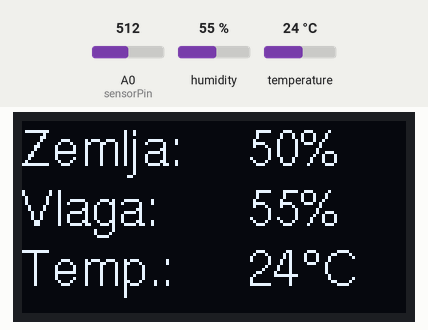
Recording of a sketch running on a simulated Arduino Uno, built with avr-gcc and run on an emulated ATmega328P. Shown: 128×64 one-colour display. The inputs (shaded band) are chosen by the test bench; at power-on: humidity 55 %, A0 (sensorPin) = 512, temperature 24 °C.

Above: at 4.4 s.
4.5 s: humidity set to 22 %
At 5.9 s:
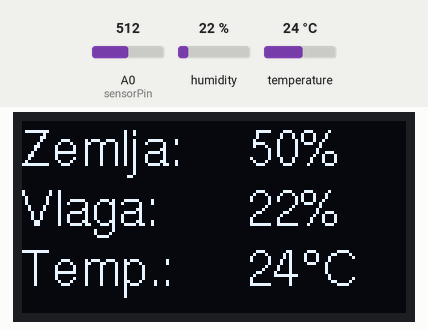
6.7 s: A0 (sensorPin) set to 716
At 8.5 s:
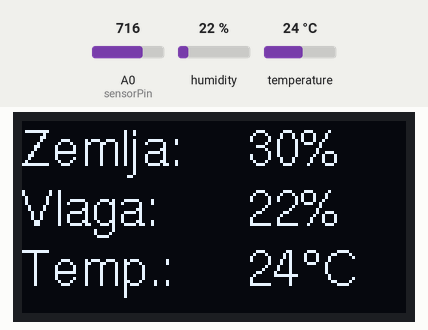
8.8 s: temperature set to 12 °C
At 9.6 s:
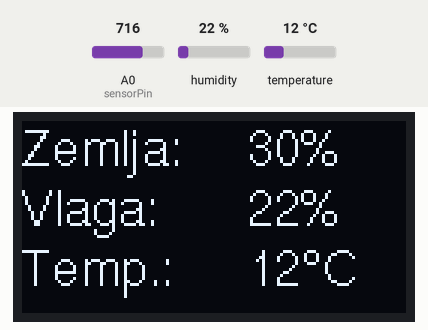
10.8 s: A0 (sensorPin) set to 900
At 12.0 s:
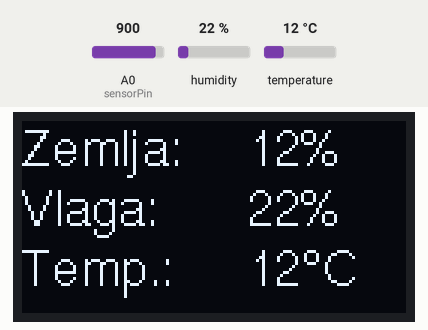
12.8 s: humidity set to 40 %
At 14.4 s:
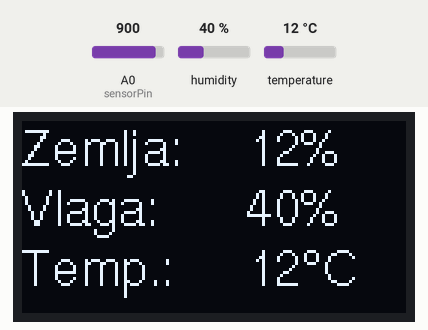
14.7 s: A0 (sensorPin) set to 0
At 16.4 s:
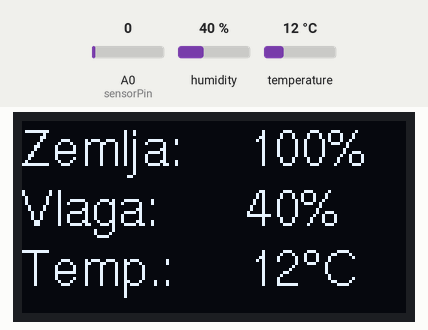
Timing chart, 0 to 17.7 s (numbered marks = the images above; inputs shaded):
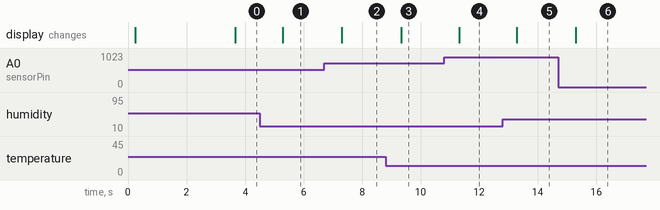

Measured:
- after the input at 4.5 s, the display: changes after 0.78 s (image 1)
- after the input at 6.7 s, the display: changes after 0.61 s (image 2)
- after the input at 8.8 s, the display: changes after 0.53 s (image 3)
- after the input at 10.8 s, the display: changes after 0.52 s (image 4)
- after the input at 12.8 s, the display: changes after 0.49 s (image 5)
- after the input at 14.7 s, the display: changes after 0.59 s (image 6)

The sketch:

arduino_zalivalnik.ino
```cpp
//AVTOMATSKI ZALIVALNIK S PRIKAZOM VLAŽNOSTI ZEMLJE, VLAGE V ZRAKU IN TEMPERATURE


//display
#include "U8glib.h"
U8GLIB_SH1106_128X64 u8g(13, 11, 10, 9, 8);  // D0=13, D1=11, CS=10, DC=9, Reset=8
float temp = 12.0;
float pavza = 0.0;


//ezo pump
#include <SoftwareSerial.h>                           //we have to include the SoftwareSerial library, or else we can't use it
#define rx 2                                          //define what pin rx is going to be - receive
#define tx 3                                          //define what pin tx is going to be - transmit
SoftwareSerial myserial(rx, tx);


//DHT11 senzor vlage in temperature
#include <dht.h>
dht DHT;
#define DHT11_PIN 7


//spremenljivke
String inputstring = "";                              //a string to hold incoming data from the PC - kar pumpi posiljam
String devicestring = "";                             //a string to hold the data from the Atlas Scientific product - kar mi sporoci nazaj
boolean input_string_complete = false;                //have we received all the data from the PC
boolean device_string_complete = false;               //have we received all the data from the Atlas Scientific product
float ml;                                             //used to hold a floating point number that is the volume
String pozeni = "";


int sensorPin = A0;    //izbran input pin senzorja vlaznosti zemlje
int vlaznost = 0;      //spremenljivka za shranjevanje vrednosti senzorja vlaznosti zemlje
float odstotek_vlaznost = 0;
//float vlaznost1 = 0;


//za timer (pavza od zadnjega zalitja)
unsigned long startTime = 0; //
unsigned long duration = 900000;


void setup() {                                        //set up the hardware
  Serial.begin(9600);                                 //set baud rate for the hardware serial port_0 to 9600
  myserial.begin(9600);                               //set baud rate for the software serial port to 9600
  inputstring.reserve(10);                            //set aside some bytes for receiving data from the PC
  devicestring.reserve(30);                           //set aside some bytes for receiving data from the Atlas Scientific product

  myserial.print("i");
  myserial.print('\r');

  //display uvodni zaslon
  u8g.firstPage();
  do {
    u8g.setFont(u8g_font_helvB10);
    u8g.drawStr(30, 10, " ");
    u8g.drawStr(50, 30, " Zalivalnik ");
    u8g.drawStr(10, 50, " ");
    u8g.drawStr(10, 60, "Domen Mravinc");
  } while( u8g.nextPage() );
  delay(3000);
}


void serialEvent() {                                  //if the hardware serial port_0 receives a char
  inputstring = Serial.readStringUntil(13);           //read the string until we see a <CR> - beri do carriage returna
  input_string_complete = true;                       //set the flag used to tell if we have received a completed string from the PC
}


void loop() {


  //senzor vlage
  vlaznost = analogRead(sensorPin); //prebere vrednost iz senzorja
  //delay(1000);

  //izracun odstotka vlaznosti
  odstotek_vlaznost = (1.0 - (vlaznost / 1023.0)) * 100.0; //spremenu vrednost 0-1023 v odstotek, 100% = max vlažnost

  //pogon crpalke EZO-PMP
  if (odstotek_vlaznost <  15.0) { //ce je vlaznost premajhna in od zadnjega pogona crpalke ni minilo n-časa

    if (startTime == 0) {
      startTime = millis(); //zagon casovnika
      //Serial.println("Timer started!");
      myserial.print("d,100"); //zagon crpalke, kontinuiran način do 80 ml načrpane vode
      myserial.print('\r');
    }

    if (millis() - startTime >= duration) { //casovnik se resetira, ce je preteklo 15 minut
      startTime = 0;
      //Serial.println("Timer stopped!");
    }
  }


  //display izpis
  int chk = DHT.read11(DHT11_PIN); //prebere vrednost senzorja za temo. in vlago okolja

  u8g.firstPage();
  do {
    u8g.setFont(u8g_font_helvR12);
    u8g.drawStr(0, 15, "Zemlja:");
    u8g.setPrintPos(75, 15);
    u8g.print(odstotek_vlaznost, 0);
    //u8g.print((char)176);
    u8g.print("%");

    u8g.drawStr(0, 35, "Vlaga:");
    u8g.setPrintPos(75, 35);
    u8g.print(DHT.humidity, 0);
    u8g.print("%");

    u8g.drawStr(0, 55, "Temp.:");
    u8g.setPrintPos(75, 55);
    u8g.print(DHT.temperature, 0);
    u8g.print((char)176);
    u8g.print("C");


  } while( u8g.nextPage() );

  //delay(1000);


  //za posiljanje komand crpalki iz terminala
  if (input_string_complete == true) {                //if a string from the PC has been received in its entirety
    myserial.print(inputstring);                      //send that string to the Atlas Scientific product
    myserial.print('\r');                             //add a <CR> to the end of the string
    inputstring = "";                                 //clear the string
    input_string_complete = false;                    //reset the flag used to tell if we have received a completed string from the PC
  }


  //shranim, kar mi crpalka pove
  if (myserial.available() > 0) {                     //if we see that the Atlas Scientific product has sent a character
    char inchar = (char)myserial.read();              //get the char we just received
    devicestring += inchar;                           //add the char to the var called devicestring
    if (inchar == '\r') {                             //if the incoming character is a <CR>
      device_string_complete = true;                  //set the flag
    }
  }

  //
  if (device_string_complete == true) {                           //if a string from the Atlas Scientific product has been received in its entirety
    Serial.println(devicestring);                                 //send that string to the PC's serial monitor
    if (isdigit(devicestring[0]) || devicestring[0]== '-') {      //if the first character in the string is a digit or a "-" sign
      ml = devicestring.toFloat();                                //convert the string to a floating point number so it can be evaluated by the Arduino
       }                                                          //in this code we do not use "ml", But if you need to evaluate the ml as a float, this is how it’s done
    devicestring = "";                                            //clear the string
    device_string_complete = false;                               //reset the flag used to tell if we have received a completed string from the Atlas Scientific product
  }
}
```
